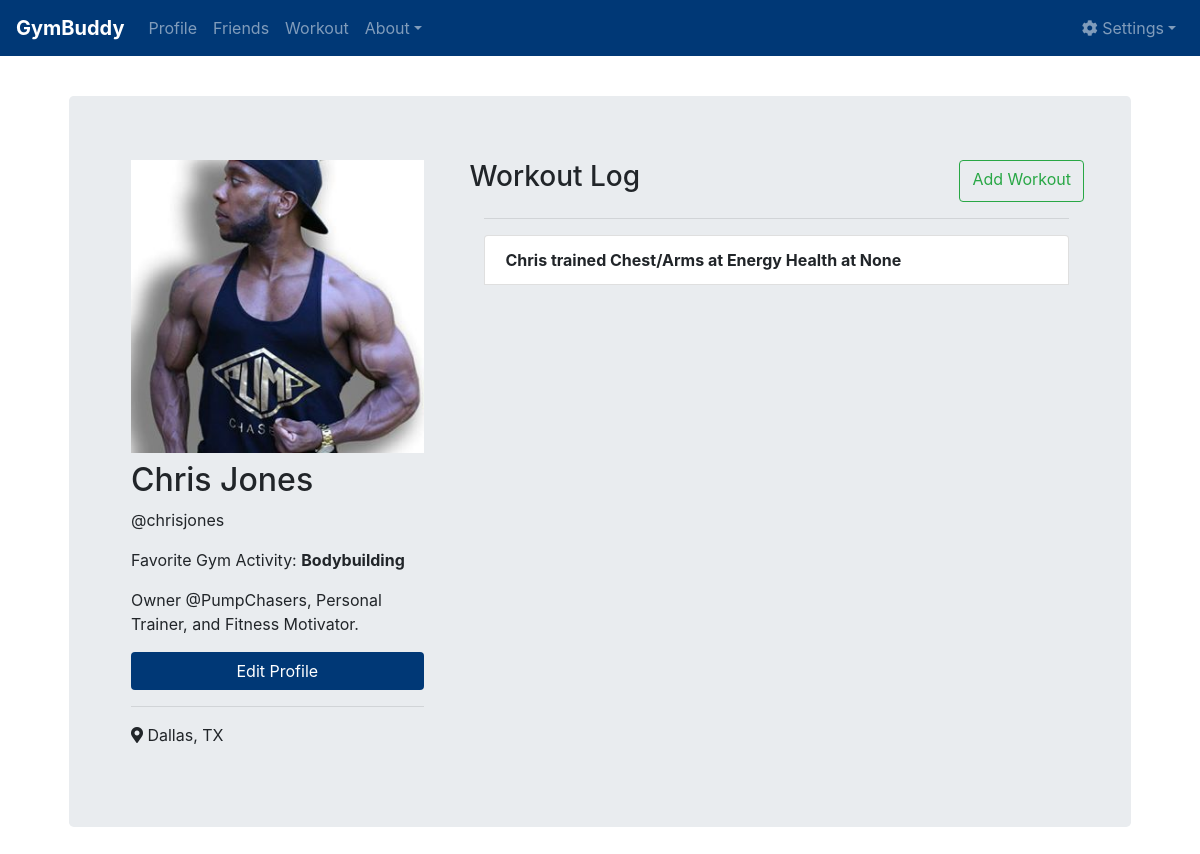
Before: /profile/ (signed in) with the older database file.
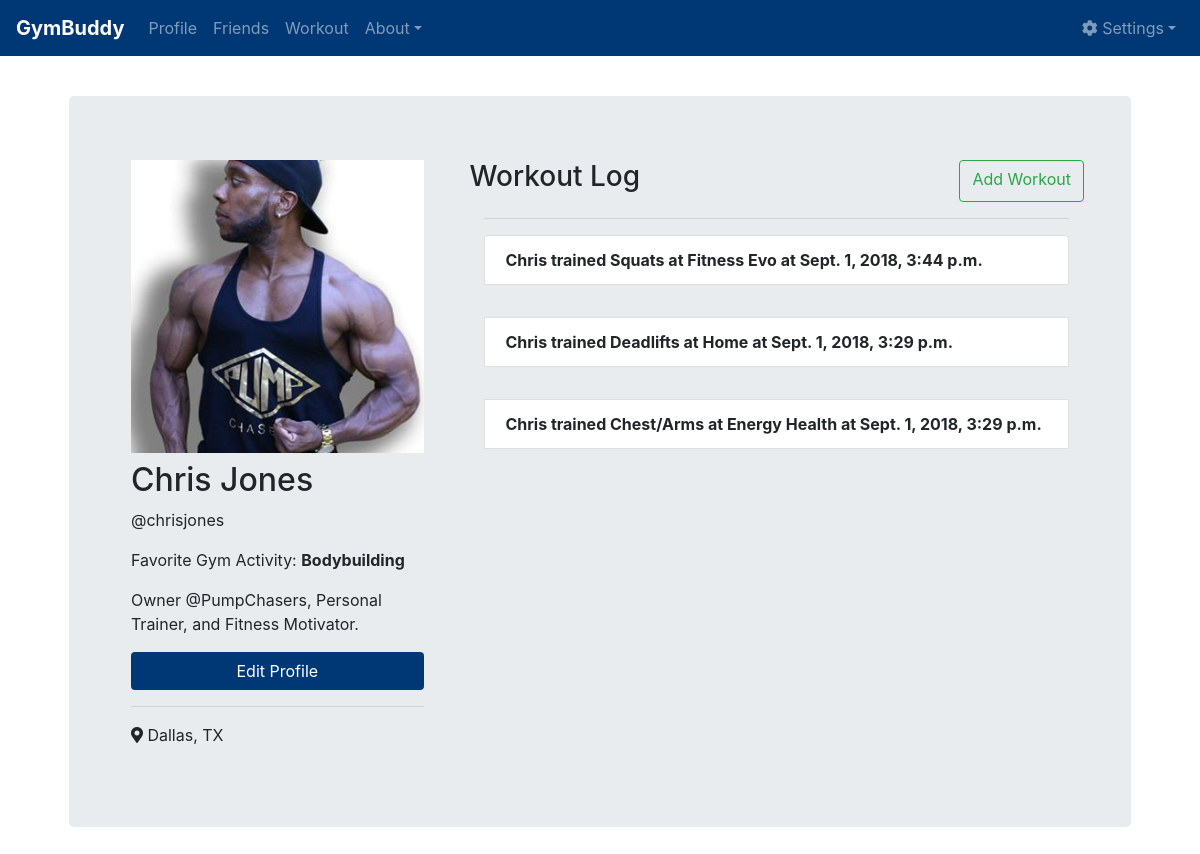
After: the same page with the newer database file.
### main/models.py (models this page shows, shortened)
class Workout(models.Model):
    what = models.CharField(max_length=100, blank=True)
    gym = models.CharField(max_length=100, blank=True)
    time = models.DateTimeField(auto_now_add=True)
    objects = models.Manager()

class Profile(models.Model):
    user = models.OneToOneField(User, on_delete=models.CASCADE)
    bio = models.TextField(max_length=500, blank=True)
    location = models.CharField(max_length=30, blank=True)
    activity1 = models.CharField(max_length=50, blank=True)
    activity2 = models.CharField(max_length=50, blank=True)
    website = models.CharField(max_length=100, blank=True)
    image = models.ImageField(upload_to='profile_pics', default='profile_pics/default.png')
    objects = models.Manager()

### main/views.py (the view)
# urls.py: path('profile/', views.profile, name='profile'),
@login_required
def profile(request):
    user = request.user
    workouts = Workout.objects.all().order_by('-time')
    context = {
        'user': user,
        'workouts': workouts,
    }
    return render(request, 'main/profile.html', context)

### main/templates/main/profile.html (shortened to what this page needs)
{% extends "main/base.html" %} {% block content %} {% load static %} {% include "main/navbar.html" %}
<div class="jumbotron">
    <div class="main-jumbo">
        <div class="row">
            <div class="col-md-4">
                {% if user.profile.image %}
                <img class="img-responsive" src="{{ user.profile.image.url }}" width="100%"> {% else %}
                <img class="img-responsive" src="{% static 'main/default.png' %}" width="100%"> {% endif %}
                <div class="main-info">
                    <h2>{{ user.first_name }} {{ user.last_name }}</h2>
                    <p>@{{user.username}}</p>
                    <p>Favorite Gym Activity:
                        <strong>{{ user.profile.activity1 }}</strong>
                    </p>
                    <p>{{ user.profile.bio }}</p>
                    <a class="btn btn-gymbuddy" style="width: 100%;" href="/profile_edit/">Edit Profile</a>
                </div>
                <hr>
                <div class="main-info">
                    <p>
                        <i class="fas fa-map-marker-alt"></i> {{ user.profile.location }}</p>
                </div>
            </div>
            <div class="col-md-8">
                <div class="body-info" style="margin-left: 5%;">
                    <div class="row">
                        <h3>Workout Log</h3>
                        <a class="btn btn-outline-success my-2 my-sm-0" href="/workout/" style="margin-left: auto;">Add Workout</a>
                    </div>
                    <hr>
                    <ul class="list-group">
                        {% for wkt in workouts %}
                        <li class="list-group-item"><strong>{{user.first_name}} trained {{wkt.what}} at {{wkt.gym}} at {{wkt.time}}</strong></li>
                        {% endfor %}
                    </ul>
                </div>
            </div>
        </div>
    </div>
</div>
</div>
{% endblock %}

Changed rows visible on the page:
removed Workout: {{ user.first_name }} "Chris", what "Chest/Arms", gym "Energy Health", time "None"
added Workout: {{ user.first_name }} "Chris", what "Squats", gym "Fitness Evo", time "Sept. 1, 2018, 3:44 p.m."
added Workout: {{ user.first_name }} "Chris", what "Deadlifts", gym "Home", time "Sept. 1, 2018, 3:29 p.m."
added Workout: {{ user.first_name }} "Chris", what "Chest/Arms", gym "Energy Health", time "Sept. 1, 2018, 3:29 p.m."
